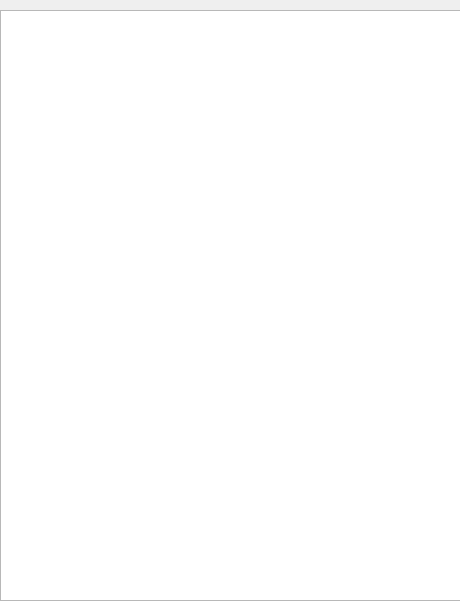
<?xml version="1.0" encoding="UTF-8"?>
<ui version="4.0">
 <class>DBQueryDialog</class>
 <widget class="QDialog" name="DBQueryDialog">
  <property name="geometry">
   <rect>
    <x>0</x>
    <y>0</y>
    <width>460</width>
    <height>601</height>
   </rect>
  </property>
  <property name="minimumSize">
   <size>
    <width>460</width>
    <height>601</height>
   </size>
  </property>
  <property name="maximumSize">
   <size>
    <width>460</width>
    <height>601</height>
   </size>
  </property>
  <property name="windowTitle">
   <string>🍅仓库</string>
  </property>
  <widget class="QTableView" name="tableView_DBquery">
   <property name="geometry">
    <rect>
     <x>0</x>
     <y>10</y>
     <width>461</width>
     <height>591</height>
    </rect>
   </property>
  </widget>
 </widget>
 <resources/>
 <connections/>
</ui>
